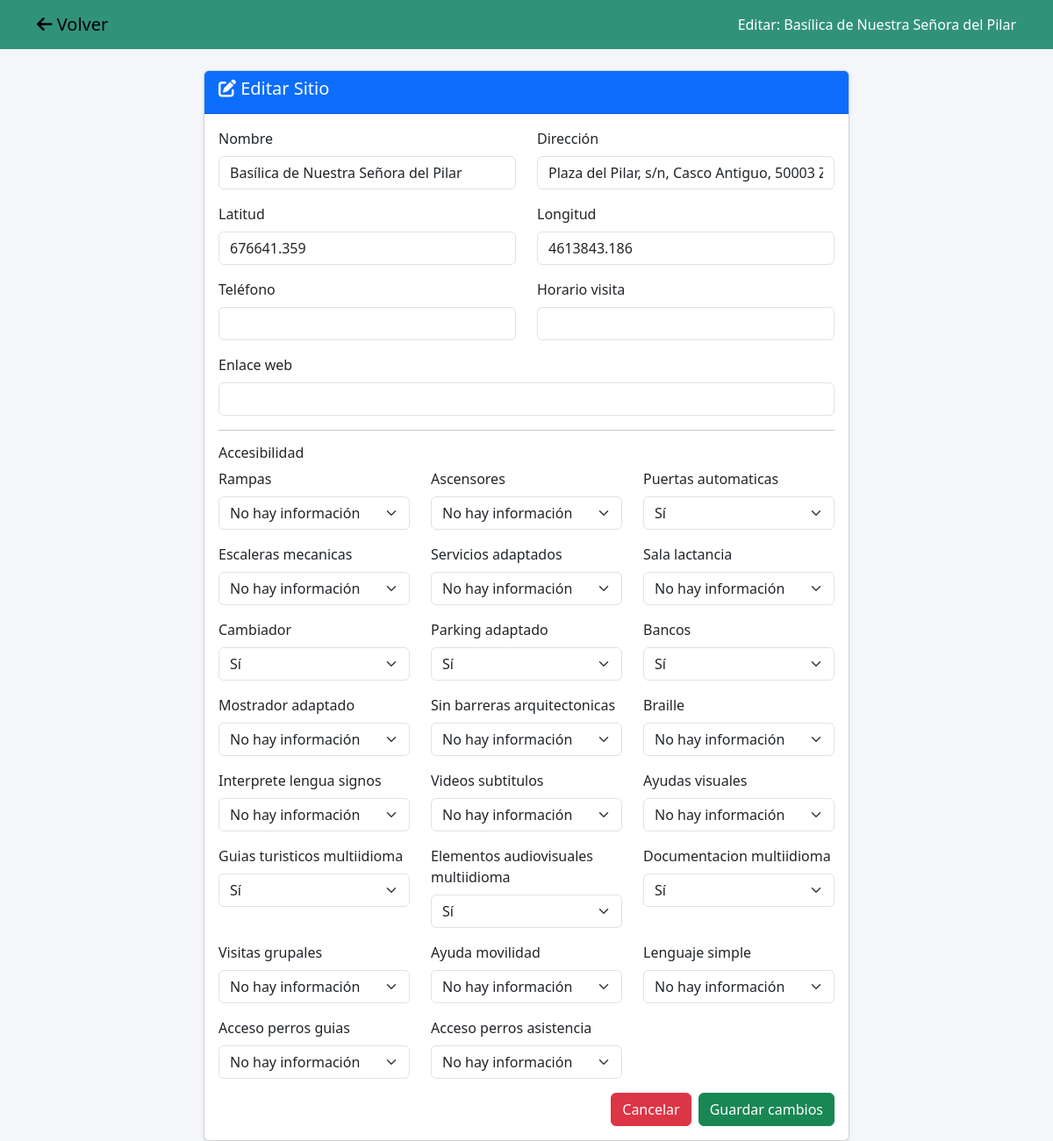
The page /adminturistecz/edit-sitio.php?id=1 (signed in) on the database as committed earlier.
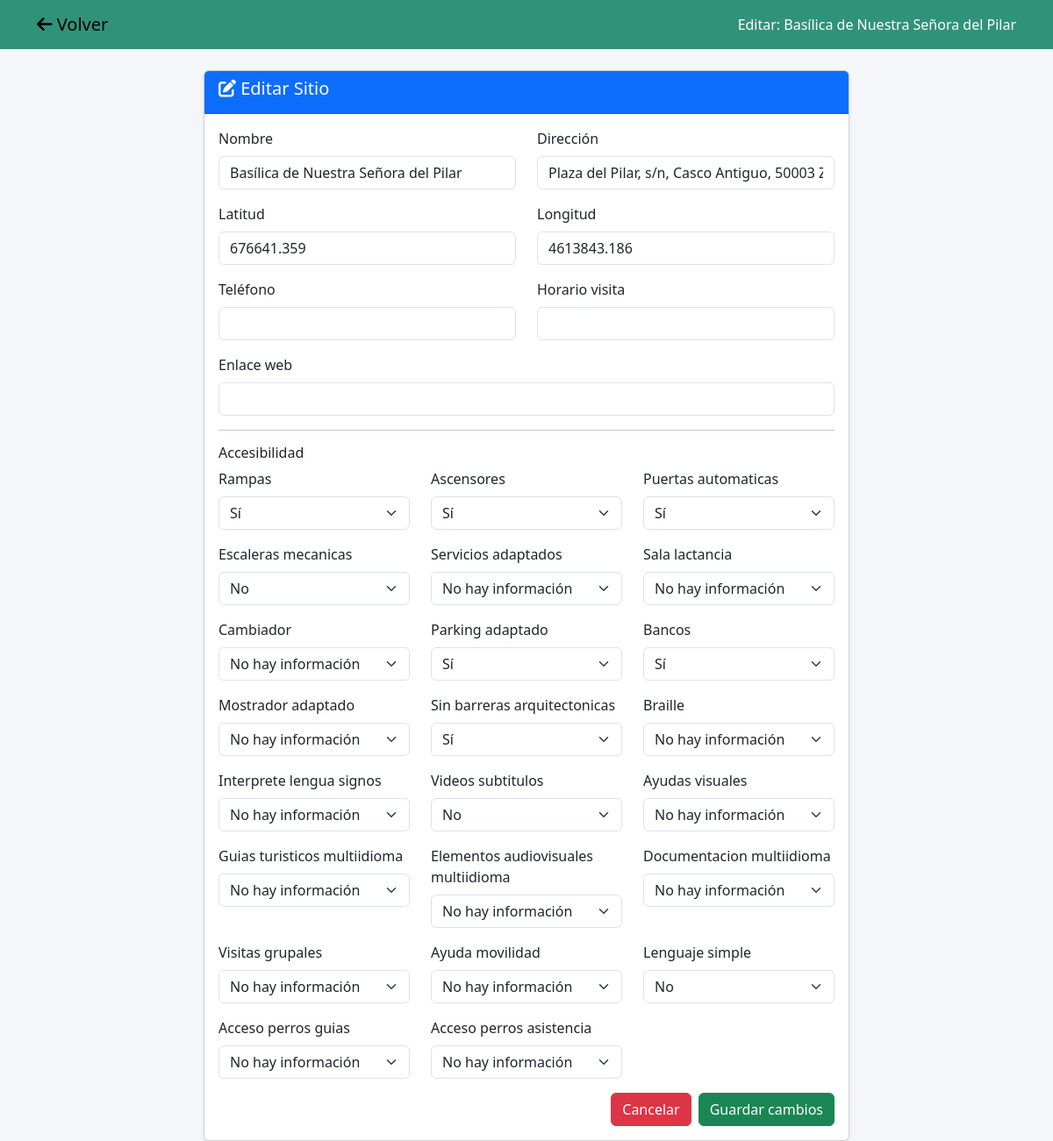
The same page on the database as committed later.
### tables this page shows
CREATE TABLE sitio (
    id INT AUTO_INCREMENT PRIMARY KEY,
    nombre VARCHAR(255),
    latitud DOUBLE,
	longitud DOUBLE,
    direccion VARCHAR(255),
    horario_visita VARCHAR(255),
    telefono VARCHAR(50),
    enlace_web VARCHAR(255),
    rampas enum ('SI', 'NO', 'NO_HAY_INFORMACION', 'BAJO_PETICION') default 'BAJO_PETICION',
	ascensores enum ('SI', 'NO', 'NO_HAY_INFORMACION', 'BAJO_PETICION') default 'NO_HAY_INFORMACION',
	puertas_automaticas enum ('SI', 'NO', 'NO_HAY_INFORMACION', 'BAJO_PETICION') default 'NO_HAY_INFORMACION',
	escaleras_mecanicas enum ('SI', 'NO', 'NO_HAY_INFORMACION', 'BAJO_PETICION') default 'NO_HAY_INFORMACION',
	servicios_adaptados enum ('SI', 'NO', 'NO_HAY_INFORMACION', 'BAJO_PETICION') default 'NO_HAY_INFORMACION',
	sala_lactancia enum ('SI', 'NO', 'NO_HAY_INFORMACION', 'BAJO_PETICION') default 'NO_HAY_INFORMACION',
	cambiador enum ('SI', 'NO', 'NO_HAY_INFORMACION', 'BAJO_PETICION') default 'NO_HAY_INFORMACION',
	parking_adaptado enum ('SI', 'NO', 'NO_HAY_INFORMACION', 'BAJO_PETICION') default 'NO_HAY_INFORMACION',
	bancos enum ('SI', 'NO', 'NO_HAY_INFORMACION', 'BAJO_PETICION') default 'NO_HAY_INFORMACION',
	mostrador_adaptado enum ('SI', 'NO', 'NO_HAY_INFORMACION', 'BAJO_PETICION') default 'NO_HAY_INFORMACION',
	sin_barreras_arquitectonicas enum ('SI', 'NO', 'NO_HAY_INFORMACION', 'BAJO_PETICION') default 'NO_HAY_INFORMACION',
	braille enum ('SI', 'NO', 'NO_HAY_INFORMACION', 'BAJO_PETICION') default 'NO_HAY_INFORMACION',
	interprete_lengua_signos enum ('SI', 'NO', 'NO_HAY_INFORMACION', 'BAJO_PETICION') default 'NO_HAY_INFORMACION',
	videos_subtitulos enum ('SI', 'NO', 'NO_HAY_INFORMACION', 'BAJO_PETICION') default 'NO_HAY_INFORMACION',
	ayudas_visuales enum ('SI', 'NO', 'NO_HAY_INFORMACION', 'BAJO_PETICION') default 'NO_HAY_INFORMACION',
	guias_turisticos_multiidioma enum ('SI', 'NO', 'NO_HAY_INFORMACION', 'BAJO_PETICION') default 'NO_HAY_INFORMACION',
	elementos_audiovisuales_multiidioma enum ('SI', 'NO', 'NO_HAY_INFORMACION', 'BAJO_PETICION') default 'NO_HAY_INFORMACION',
	documentacion_multiidioma enum ('SI', 'NO', 'NO_HAY_INFORMACION', 'BAJO_PETICION') default 'NO_HAY_INFORMACION',
	visitas_grupales enum ('SI', 'NO', 'NO_HAY_INFORMACION', 'BAJO_PETICION') default 'NO_HAY_INFORMACION',
	ayuda_movilidad enum ('SI', 'NO', 'NO_HAY_INFORMACION', 'BAJO_PETICION') default 'NO_HAY_INFORMACION',
	lenguaje_simple enum ('SI', 'NO', 'NO_HAY_INFORMACION', 'BAJO_PETICION') default 'NO_HAY_INFORMACION',
	acceso_perros_guias enum ('SI', 'NO', 'NO_HAY_INFORMACION', 'BAJO_PETICION') default 'NO_HAY_INFORMACION',
	acceso_perros_asistencia enum ('SI', 'NO', 'NO_HAY_INFORMACION', 'BAJO_PETICION') default 'NO_HAY_INFORMACION'
);

### adminturistecz/edit-sitio.php (the view, shortened to what this page needs)
<?php
include 'db.php';
$id = intval($_GET['id']);
$sql = "SELECT * FROM sitio WHERE id = ?";
$stmt = $conn1->prepare($sql);
$stmt->bind_param("i", $id);
$stmt->execute();
$result = $stmt->get_result();
$sitio = $result->fetch_assoc();
$opciones = [
    "NO" => "No",
    "SI" => "Sí",
    "NO_HAY_INFORMACION" => "No hay información",
    "BAJO_PETICION" => "Bajo petición"
];
$campos = [
    "rampas", "ascensores", "puertas_automaticas", "escaleras_mecanicas",
    "servicios_adaptados", "sala_lactancia", "cambiador", "parking_adaptado",
    "bancos", "mostrador_adaptado", "sin_barreras_arquitectonicas", "braille",
    "interprete_lengua_signos", "videos_subtitulos", "ayudas_visuales",
    "guias_turisticos_multiidioma", "elementos_audiovisuales_multiidioma",
    "documentacion_multiidioma", "visitas_grupales", "ayuda_movilidad",
    "lenguaje_simple", "acceso_perros_guias", "acceso_perros_asistencia"
];
?>
<!DOCTYPE html>
<html lang="es">
<head>
    <link href="https://cdn.jsdelivr.net/npm/bootstrap@5.3.2/dist/css/bootstrap.min.css" rel="stylesheet">
    <link rel="stylesheet" href="https://cdnjs.cloudflare.com/ajax/libs/font-awesome/6.4.0/css/all.min.css">
</head>
<body>
    <nav class="navbar navbar-expand-lg mb-4">
        <div class="container">
            <a class="navbar-brand" href="select-sitios.php"><i class="fas fa-arrow-left"></i> Volver</a>
            <span class="text-white">Editar: <?= htmlspecialchars($sitio['nombre']) ?></span>
        </div>
    </nav>
    <div class="container">
        <div class="row justify-content-center">
            <div class="col-md-10 col-lg-8">
                <div class="card shadow-sm">
                    <div class="card-header bg-primary text-white">
                        <h5><i class="fas fa-edit"></i> Editar Sitio</h5>
                    </div>
                    <div class="card-body">
                        <form method="POST">
                            <div class="row">
                                <div class="col-md-6 mb-3">
                                    <label class="form-label">Nombre</label>
                                    <input type="text" name="nombre" class="form-control" value="<?= htmlspecialchars($sitio['nombre']) ?>" required>
                                </div>
                                <div class="col-md-6 mb-3">
                                    <label class="form-label">Dirección</label>
                                    <input type="text" name="direccion" class="form-control" value="<?= htmlspecialchars($sitio['direccion'] ?? '') ?>">
                                </div>
                            </div>
                            <div class="row">
                                <div class="col-md-6 mb-3">
                                    <label class="form-label">Latitud</label>
                                    <input type="text" name="latitud" class="form-control" value="<?= htmlspecialchars($sitio['latitud'] ?? '') ?>">
                                </div>
                                <div class="col-md-6 mb-3">
                                    <label class="form-label">Longitud</label>
                                    <input type="text" name="longitud" class="form-control" value="<?= htmlspecialchars($sitio['longitud'] ?? '') ?>">
                                </div>
                            </div>
                            <div class="row">
                                <div class="col-md-6 mb-3">
                                    <label class="form-label">Teléfono</label>
                                    <input type="text" name="telefono" class="form-control" value="<?= htmlspecialchars($sitio['telefono'] ?? '') ?>">
                                </div>
                                <div class="col-md-6 mb-3">
                                    <label class="form-label">Horario visita</label>
                                    <input type="text" name="horario_visita" class="form-control" value="<?= htmlspecialchars($sitio['horario_visita'] ?? '') ?>">
                                </div>
                            </div>
                            <div class="mb-3">
                                <label class="form-label">Enlace web</label>
                                <input type="url" name="enlace_web" class="form-control" value="<?= htmlspecialchars($sitio['enlace_web'] ?? '') ?>">
                            </div>
                            <hr>
                            <h6>Accesibilidad</h6>
                            <div class="row">
                                <?php foreach ($campos as $campo): ?>
                                    <div class="col-md-6 col-lg-4 mb-3">
                                        <label class="form-label"><?= ucfirst(str_replace("_", " ", $campo)) ?></label>
                                        <select name="<?= $campo ?>" class="form-select">
                                            <?php foreach ($opciones as $valor => $texto): ?>
                                                <option value="<?= $valor ?>" <?= $sitio[$campo] === $valor ? 'selected' : '' ?>>
                                                    <?= $texto ?>
                                                </option>
                                            <?php endforeach; ?>
                                        </select>
                                    </div>
                                <?php endforeach; ?>
                            </div>
                            <div class="d-grid gap-2 d-md-flex justify-content-md-end">
                                <a href="select-sitios.php" class="btn btn-danger">Cancelar</a>
                                <button type="submit" class="btn btn-success">Guardar cambios</button>
                            </div>
                        </form>
                    </div>
                </div>
            </div>
        </div>
    </div>
</body>
</html>

### adminturistecz/edit-sitio.php (style rules this page uses)
body { background: #f4f6f9; }
.navbar { background: #31927aff; }
.form-label { font-weight: 500; }

Rows that differ between the two databases and show on the page:
changed sitio "Basílica de Nuestra Señora del Pilar": rampas "No hay información" → "Sí"; ascensores "No hay información" → "Sí"; escaleras_mecanicas "No hay información" → "No"; cambiador "Sí" → "No hay información"; sin_barreras_arquitectonicas "No hay información" → "Sí"; videos_subtitulos "No hay información" → "No"; guias_turisticos_multiidioma "Sí" → "No hay información"; elementos_audiovisuales_multiidioma "Sí" → "No hay información"; documentacion_multiidioma "Sí" → "No hay información"; lenguaje_simple "No hay información" → "No"
